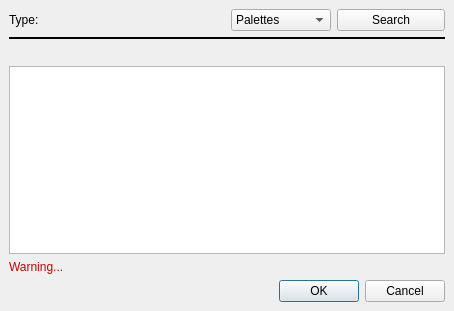
<?xml version="1.0" encoding="UTF-8"?>
<ui version="4.0">
 <class>ROSDialog</class>
 <widget class="QDialog" name="ROSDialog">
  <property name="geometry">
   <rect>
    <x>0</x>
    <y>0</y>
    <width>454</width>
    <height>311</height>
   </rect>
  </property>
  <property name="maximumSize">
   <size>
    <width>16777215</width>
    <height>400</height>
   </size>
  </property>
  <property name="windowTitle">
   <string>Custom Node Editor</string>
  </property>
  <property name="styleSheet">
   <string notr="true"/>
  </property>
  <layout class="QVBoxLayout" name="verticalLayout" stretch="0,0,0,0,0,0">
   <property name="spacing">
    <number>6</number>
   </property>
   <property name="leftMargin">
    <number>9</number>
   </property>
   <property name="topMargin">
    <number>9</number>
   </property>
   <property name="rightMargin">
    <number>9</number>
   </property>
   <property name="bottomMargin">
    <number>9</number>
   </property>
   <item>
    <layout class="QGridLayout" name="gridLayout">
     <property name="leftMargin">
      <number>0</number>
     </property>
     <item row="0" column="3">
      <widget class="QComboBox" name="resourceComboBox">
       <property name="maximumSize">
        <size>
         <width>100</width>
         <height>16777209</height>
        </size>
       </property>
       <item>
        <property name="text">
         <string>Palettes</string>
        </property>
       </item>
       <item>
        <property name="text">
         <string>Plugins</string>
        </property>
       </item>
      </widget>
     </item>
     <item row="0" column="4">
      <widget class="QPushButton" name="searchButton">
       <property name="text">
        <string>Search</string>
       </property>
      </widget>
     </item>
     <item row="0" column="0" colspan="2">
      <widget class="QLabel" name="label_2">
       <property name="maximumSize">
        <size>
         <width>50</width>
         <height>16777215</height>
        </size>
       </property>
       <property name="text">
        <string>Type:</string>
       </property>
      </widget>
     </item>
    </layout>
   </item>
   <item>
    <widget class="Line" name="line">
     <property name="frameShadow">
      <enum>QFrame::Plain</enum>
     </property>
     <property name="lineWidth">
      <number>2</number>
     </property>
     <property name="orientation">
      <enum>Qt::Horizontal</enum>
     </property>
    </widget>
   </item>
   <item>
    <layout class="QHBoxLayout" name="horizontalLayout">
     <item>
      <spacer name="horizontalSpacer">
       <property name="orientation">
        <enum>Qt::Horizontal</enum>
       </property>
       <property name="sizeHint" stdset="0">
        <size>
         <width>40</width>
         <height>20</height>
        </size>
       </property>
      </spacer>
     </item>
    </layout>
   </item>
   <item>
    <widget class="QListWidget" name="resourcesList">
     <property name="styleSheet">
      <string notr="true"/>
     </property>
     <property name="selectionMode">
      <enum>QAbstractItemView::SingleSelection</enum>
     </property>
     <property name="selectionBehavior">
      <enum>QAbstractItemView::SelectRows</enum>
     </property>
    </widget>
   </item>
   <item>
    <widget class="QLabel" name="labelWarning">
     <property name="styleSheet">
      <string notr="true">color: rgb(204, 0, 0);</string>
     </property>
     <property name="text">
      <string>Warning...</string>
     </property>
    </widget>
   </item>
   <item>
    <widget class="QDialogButtonBox" name="buttonBox">
     <property name="orientation">
      <enum>Qt::Horizontal</enum>
     </property>
     <property name="standardButtons">
      <set>QDialogButtonBox::Cancel|QDialogButtonBox::Ok</set>
     </property>
    </widget>
   </item>
  </layout>
 </widget>
 <resources/>
 <connections>
  <connection>
   <sender>buttonBox</sender>
   <signal>accepted()</signal>
   <receiver>ROSDialog</receiver>
   <slot>accept()</slot>
   <hints>
    <hint type="sourcelabel">
     <x>248</x>
     <y>254</y>
    </hint>
    <hint type="destinationlabel">
     <x>157</x>
     <y>274</y>
    </hint>
   </hints>
  </connection>
  <connection>
   <sender>buttonBox</sender>
   <signal>rejected()</signal>
   <receiver>ROSDialog</receiver>
   <slot>reject()</slot>
   <hints>
    <hint type="sourcelabel">
     <x>316</x>
     <y>260</y>
    </hint>
    <hint type="destinationlabel">
     <x>286</x>
     <y>274</y>
    </hint>
   </hints>
  </connection>
 </connections>
</ui>
